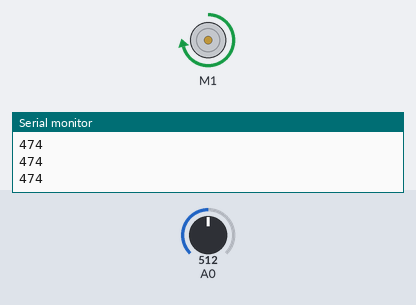
The sketch below on a simulated Arduino Uno, built with avr-gcc and run on an emulated ATmega328P. Parts: DC motor (green arrow = forward, orange = backward, longer = faster), the last lines printed to the serial monitor. The inputs (shaded band) are chosen by the test bench; at power-on: A0 = 512.

Above: at 1.2 s.
1.3 s: A0 set to 283
At 2.5 s:
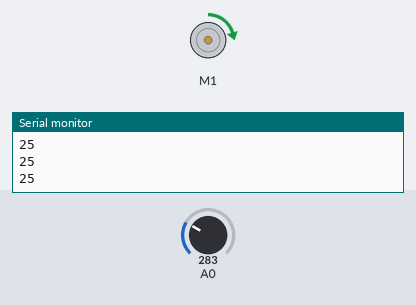
2.8 s: A0 set to 255
At 4.0 s:
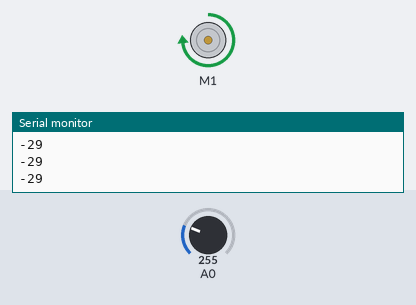
5.8 s: A0 set to 306
7.3 s: A0 set to 716
At 8.4 s:
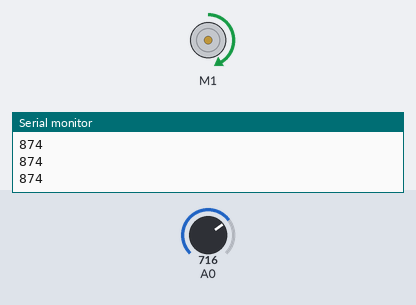
8.8 s: A0 set to 1023
At 9.5 s:
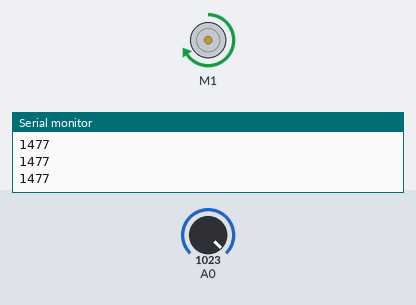
Timing chart, 0 to 11.3 s (numbered marks = the images above; inputs shaded):
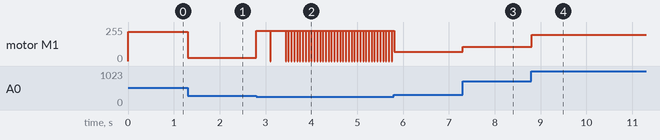

The sketch:

NUI_012_DC_controll.ino
```cpp
#include <Wire.h>
#include <Adafruit_MotorShield.h>
#include "utility/Adafruit_MS_PWMServoDriver.h"

int x = 0;
int mapX = 0;

// Create the motor shield object with the default I2C address
Adafruit_MotorShield AFMS = Adafruit_MotorShield();
// Or, create it with a different I2C address (say for stacking)
// Adafruit_MotorShield AFMS = Adafruit_MotorShield(0x61);

// Select which 'port' M1, M2, M3 or M4. In this case, M1
Adafruit_DCMotor *myMotor = AFMS.getMotor(1);
// You can also make another motor on port M2
//Adafruit_DCMotor *myOtherMotor = AFMS.getMotor(2);

void setup() {
  Serial.begin(9600);           // set up Serial library at 9600 bps
  AFMS.begin();  // create with the default frequency 1.6KHz
  //AFMS.begin(1000);  // OR with a different frequency, say 1KHz

  // Set the speed to start, from 0 (off) to 255 (max speed)
  myMotor->setSpeed(150);
  myMotor->run(FORWARD);
  // turn on motor
  myMotor->run(RELEASE);

  pinMode(x, INPUT);
}

void loop() {
  uint8_t i;
  x = analogRead(A0);
  mapX = map(x, 270, 400, 0, 255);
  Serial.println(mapX);

  myMotor->run(FORWARD);
  myMotor->setSpeed(mapX);
  delay(10);

  if (mapX < 0) {
    myMotor->run(RELEASE);
  }
}
```

Measured:
- the behaviour switches between 270 and 269 on A0 (found by bisection; images 1 and 2)
- after the input at 1.3 s, motor M1: forward 218/255 → forward 25/255 at once
- after the input at 2.8 s, motor M1: goes forward 227/255 0.30 s, stopped 0.01 s, forward 227/255 0.32 s, 37 × (stopped 0.01 s, forward 227/255 0.05 s), stopped 0.01 s, then forward 227/255, starting at once
- after the input at 7.3 s, motor M1: forward 70/255 → forward 106/255 at once
- after the input at 8.8 s, motor M1: forward 106/255 → forward 197/255 at once
